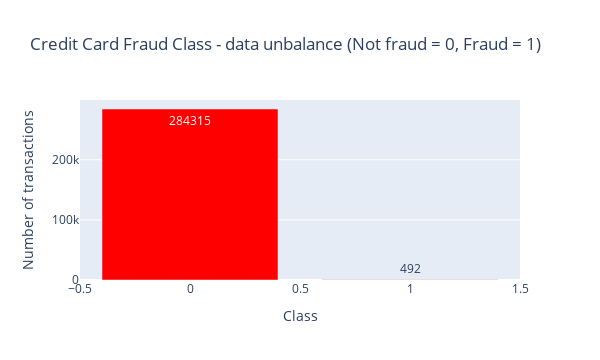

Notebook source saved alongside this figure:
### Code cell
temp = df["Class"].value_counts()
temp_df = pd.DataFrame({'Class': temp.index,'values': temp.values})

trace = go.Bar(
    x = temp_df['Class'],y = temp_df['values'],
    name="Credit Card Fraud Class - data unbalance (Not fraud = 0, Fraud = 1)",
    marker=dict(color="Red"),
    text=temp_df['values']
)
data = [trace]
layout = dict(title = 'Credit Card Fraud Class - data unbalance (Not fraud = 0, Fraud = 1)',
          xaxis = dict(title = 'Class', showticklabels=True), 
          yaxis = dict(title = 'Number of transactions'),
          hovermode = 'closest',width=600
         )
fig = dict(data=data, layout=layout)
iplot(fig, filename='class')

### Figure 1 — Plotly figure (JSON) as saved in the notebook; plotly's stock layout.template omitted (floating-point values rounded to 4 significant figures)
{"data": [{"marker": {"color": "Red"}, "name": "Credit Card Fraud Class - data unbalance (Not fraud = 0, Fraud = 1)", "text": [284315, 492], "type": "bar", "x": [0, 1], "y": [284315, 492]}], "layout": {"height": 360, "hovermode": "closest", "title": {"text": "Credit Card Fraud Class - data unbalance (Not fraud = 0, Fraud = 1)"}, "width": 600, "xaxis": {"autorange": true, "range": [-0.5, 1.5], "showticklabels": true, "title": {"text": "Class"}, "type": "linear"}, "yaxis": {"autorange": true, "range": [0, 299300.0], "title": {"text": "Number of transactions"}, "type": "linear"}}}
